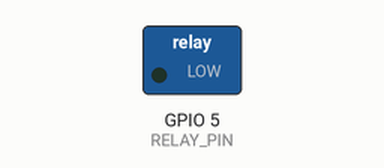
The sketch below on a simulated ESP32. Parts: switched loads named in the sketch (green lamp = pin HIGH).

Above: at 10.3 s.
At 26.3 s:
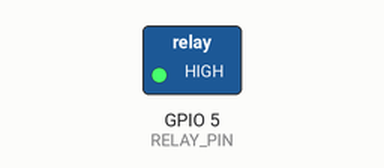
Timing chart, 0 to 34.1 s (numbered marks = the images above):
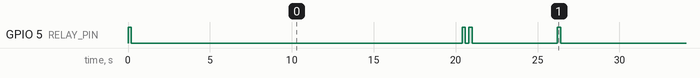

The sketch:

UltrasonicMister.ino
```cpp
// By Team Gas Sensors
// Main lead on this specific code: Grant Harold
// ESP32 control script for ultrasonic mister
// Mister module has physical button to turn on;
// each time it powers down the button has to be pressed again!
// This script automates the button by soldering to the mist microcontroller button pins
// Relay replaces the user's physical button press
// Cycles are necessary due to the nature of the microcontroller's programs
// One button press turns the module on, a second button press cycles to another program, third turns it off.


const int RELAY_PIN = 5;  // GPIO

void cycle() {

  digitalWrite(RELAY_PIN, HIGH);
  delay(200);
  digitalWrite(RELAY_PIN, LOW);
  delay(200);

}

void setup() {
  pinMode(RELAY_PIN, OUTPUT);
  digitalWrite(RELAY_PIN, LOW);   //
}

void loop() {
cycle();                          // Button press on
delay(20000);                     // On 20 seconds
cycle();                          // Button press (for mister's microcontroller program cycle)
cycle();                          // Button press (for program cycle)
delay(5000);                      // Off 5 seconds
}
```

Measured:
- by itself, GPIO 5 (RELAY_PIN): repeats every 26.2 s: LOW 20.2 s, HIGH 0.20 s, LOW 0.20 s, HIGH 0.20 s, LOW 5.2 s, HIGH 0.20 s
- by itself, everything shown: repeats every 26.2 s, in 6 steps
